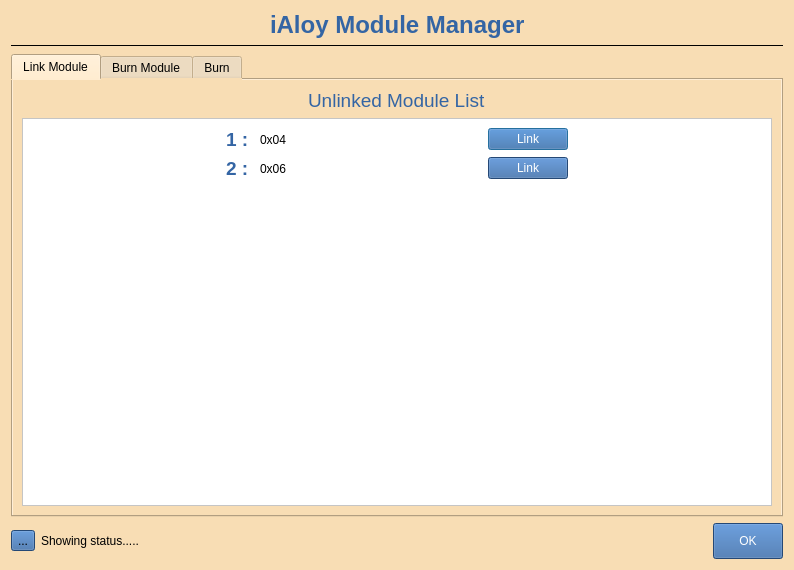
<?xml version="1.0" encoding="UTF-8"?>
<ui version="4.0">
 <class>module_manager</class>
 <widget class="QDialog" name="module_manager">
  <property name="geometry">
   <rect>
    <x>0</x>
    <y>0</y>
    <width>794</width>
    <height>570</height>
   </rect>
  </property>
  <property name="windowTitle">
   <string>Dialog</string>
  </property>
  <property name="styleSheet">
   <string notr="true">background-color: rgb(248, 221, 180);</string>
  </property>
  <layout class="QVBoxLayout" name="verticalLayout_7">
   <item>
    <layout class="QHBoxLayout" name="horizontalLayout_2">
     <item>
      <spacer name="horizontalSpacer_2">
       <property name="orientation">
        <enum>Qt::Horizontal</enum>
       </property>
       <property name="sizeHint" stdset="0">
        <size>
         <width>40</width>
         <height>20</height>
        </size>
       </property>
      </spacer>
     </item>
     <item alignment="Qt::AlignHCenter|Qt::AlignVCenter">
      <widget class="QLabel" name="head_label">
       <property name="text">
        <string>&lt;html&gt;&lt;head/&gt;&lt;body&gt;&lt;p&gt;&lt;span style=&quot; font-size:18pt; font-weight:600; color:#3465a4;&quot;&gt;iAloy Module Manager&lt;/span&gt;&lt;/p&gt;&lt;/body&gt;&lt;/html&gt;</string>
       </property>
      </widget>
     </item>
     <item>
      <spacer name="horizontalSpacer_3">
       <property name="orientation">
        <enum>Qt::Horizontal</enum>
       </property>
       <property name="sizeHint" stdset="0">
        <size>
         <width>40</width>
         <height>20</height>
        </size>
       </property>
      </spacer>
     </item>
    </layout>
   </item>
   <item>
    <widget class="Line" name="line">
     <property name="styleSheet">
      <string notr="true">border-top: 1px solid black;</string>
     </property>
     <property name="lineWidth">
      <number>1</number>
     </property>
     <property name="orientation">
      <enum>Qt::Horizontal</enum>
     </property>
    </widget>
   </item>
   <item>
    <widget class="QTabWidget" name="tabWidget">
     <property name="styleSheet">
      <string notr="true"/>
     </property>
     <property name="currentIndex">
      <number>0</number>
     </property>
     <property name="tabBarAutoHide">
      <bool>true</bool>
     </property>
     <widget class="QWidget" name="link_module_tab">
      <attribute name="title">
       <string>Link Module</string>
      </attribute>
      <layout class="QVBoxLayout" name="verticalLayout_8">
       <item>
        <layout class="QVBoxLayout" name="verticalLayout">
         <item>
          <layout class="QHBoxLayout" name="horizontalLayout_3">
           <item>
            <spacer name="horizontalSpacer_13">
             <property name="orientation">
              <enum>Qt::Horizontal</enum>
             </property>
             <property name="sizeType">
              <enum>QSizePolicy::Expanding</enum>
             </property>
             <property name="sizeHint" stdset="0">
              <size>
               <width>40</width>
               <height>20</height>
              </size>
             </property>
            </spacer>
           </item>
           <item>
            <widget class="QLabel" name="label">
             <property name="text">
              <string>&lt;html&gt;&lt;head/&gt;&lt;body&gt;&lt;p&gt;&lt;span style=&quot; font-size:14pt; color:#3465a4;&quot;&gt;Unlinked Module List&lt;/span&gt;&lt;/p&gt;&lt;/body&gt;&lt;/html&gt;</string>
             </property>
            </widget>
           </item>
           <item>
            <spacer name="horizontalSpacer_4">
             <property name="orientation">
              <enum>Qt::Horizontal</enum>
             </property>
             <property name="sizeHint" stdset="0">
              <size>
               <width>40</width>
               <height>20</height>
              </size>
             </property>
            </spacer>
           </item>
          </layout>
         </item>
         <item>
          <widget class="QScrollArea" name="scrollArea">
           <property name="styleSheet">
            <string notr="true">background-color: rgb(255, 255, 255);</string>
           </property>
           <property name="widgetResizable">
            <bool>true</bool>
           </property>
           <widget class="QWidget" name="scrollAreaWidgetContents">
            <property name="geometry">
             <rect>
              <x>0</x>
              <y>0</y>
              <width>750</width>
              <height>377</height>
             </rect>
            </property>
            <layout class="QVBoxLayout" name="verticalLayout_3">
             <property name="leftMargin">
              <number>9</number>
             </property>
             <item>
              <layout class="QVBoxLayout" name="verticalLayout_2">
               <item>
                <layout class="QHBoxLayout" name="horizontalLayout_4">
                 <item>
                  <spacer name="horizontalSpacer_12">
                   <property name="orientation">
                    <enum>Qt::Horizontal</enum>
                   </property>
                   <property name="sizeType">
                    <enum>QSizePolicy::Expanding</enum>
                   </property>
                   <property name="sizeHint" stdset="0">
                    <size>
                     <width>40</width>
                     <height>20</height>
                    </size>
                   </property>
                  </spacer>
                 </item>
                 <item>
                  <widget class="QLabel" name="label_2">
                   <property name="styleSheet">
                    <string notr="true"/>
                   </property>
                   <property name="text">
                    <string>&lt;html&gt;&lt;head/&gt;&lt;body&gt;&lt;p&gt;&lt;span style=&quot; font-size:14pt; font-weight:600; color:#3465a4;&quot;&gt;1 : &lt;/span&gt;&lt;/p&gt;&lt;/body&gt;&lt;/html&gt;</string>
                   </property>
                  </widget>
                 </item>
                 <item>
                  <widget class="QLabel" name="label_3">
                   <property name="text">
                    <string>0x04</string>
                   </property>
                  </widget>
                 </item>
                 <item>
                  <spacer name="horizontalSpacer_5">
                   <property name="orientation">
                    <enum>Qt::Horizontal</enum>
                   </property>
                   <property name="sizeHint" stdset="0">
                    <size>
                     <width>40</width>
                     <height>20</height>
                    </size>
                   </property>
                  </spacer>
                 </item>
                 <item>
                  <widget class="QPushButton" name="pushButton">
                   <property name="styleSheet">
                    <string notr="true">background-color: rgb(52, 101, 164);
color: rgb(255, 255, 255);
/*
padding-left: 10%;
padding-right: 10%;
*/</string>
                   </property>
                   <property name="text">
                    <string>Link</string>
                   </property>
                  </widget>
                 </item>
                 <item>
                  <spacer name="horizontalSpacer_15">
                   <property name="orientation">
                    <enum>Qt::Horizontal</enum>
                   </property>
                   <property name="sizeType">
                    <enum>QSizePolicy::Expanding</enum>
                   </property>
                   <property name="sizeHint" stdset="0">
                    <size>
                     <width>40</width>
                     <height>20</height>
                    </size>
                   </property>
                  </spacer>
                 </item>
                </layout>
               </item>
               <item>
                <layout class="QHBoxLayout" name="horizontalLayout_5">
                 <item>
                  <spacer name="horizontalSpacer_11">
                   <property name="orientation">
                    <enum>Qt::Horizontal</enum>
                   </property>
                   <property name="sizeType">
                    <enum>QSizePolicy::Expanding</enum>
                   </property>
                   <property name="sizeHint" stdset="0">
                    <size>
                     <width>40</width>
                     <height>20</height>
                    </size>
                   </property>
                  </spacer>
                 </item>
                 <item>
                  <widget class="QLabel" name="label_7">
                   <property name="text">
                    <string>&lt;html&gt;&lt;head/&gt;&lt;body&gt;&lt;p&gt;&lt;span style=&quot; font-size:14pt; font-weight:600; color:#3465a4;&quot;&gt;2 : &lt;/span&gt;&lt;/p&gt;&lt;/body&gt;&lt;/html&gt;</string>
                   </property>
                  </widget>
                 </item>
                 <item>
                  <widget class="QLabel" name="label_4">
                   <property name="text">
                    <string>0x06</string>
                   </property>
                  </widget>
                 </item>
                 <item>
                  <spacer name="horizontalSpacer_6">
                   <property name="orientation">
                    <enum>Qt::Horizontal</enum>
                   </property>
                   <property name="sizeHint" stdset="0">
                    <size>
                     <width>40</width>
                     <height>20</height>
                    </size>
                   </property>
                  </spacer>
                 </item>
                 <item>
                  <widget class="QPushButton" name="pushButton_2">
                   <property name="styleSheet">
                    <string notr="true">background-color: rgb(52, 101, 164);
color: rgb(255, 255, 255);
/*;
padding-left: 10%;
padding-right: 10%;
*/</string>
                   </property>
                   <property name="text">
                    <string>Link</string>
                   </property>
                  </widget>
                 </item>
                 <item>
                  <spacer name="horizontalSpacer_17">
                   <property name="orientation">
                    <enum>Qt::Horizontal</enum>
                   </property>
                   <property name="sizeType">
                    <enum>QSizePolicy::Expanding</enum>
                   </property>
                   <property name="sizeHint" stdset="0">
                    <size>
                     <width>40</width>
                     <height>20</height>
                    </size>
                   </property>
                  </spacer>
                 </item>
                </layout>
               </item>
               <item>
                <spacer name="verticalSpacer">
                 <property name="orientation">
                  <enum>Qt::Vertical</enum>
                 </property>
                 <property name="sizeHint" stdset="0">
                  <size>
                   <width>20</width>
                   <height>40</height>
                  </size>
                 </property>
                </spacer>
               </item>
              </layout>
             </item>
            </layout>
           </widget>
          </widget>
         </item>
        </layout>
       </item>
      </layout>
     </widget>
     <widget class="QWidget" name="burn_module_select_tab">
      <attribute name="title">
       <string>Burn Module</string>
      </attribute>
      <layout class="QVBoxLayout" name="verticalLayout_4" stretch="1,14">
       <item>
        <layout class="QHBoxLayout" name="horizontalLayout_8">
         <item>
          <spacer name="horizontalSpacer_19">
           <property name="orientation">
            <enum>Qt::Horizontal</enum>
           </property>
           <property name="sizeHint" stdset="0">
            <size>
             <width>40</width>
             <height>20</height>
            </size>
           </property>
          </spacer>
         </item>
         <item>
          <widget class="QLabel" name="label_6">
           <property name="text">
            <string>&lt;html&gt;&lt;head/&gt;&lt;body&gt;&lt;p align=&quot;center&quot;&gt;&lt;span style=&quot; font-size:14pt; color:#3465a4;&quot;&gt;Select the Address&lt;/span&gt;&lt;/p&gt;&lt;/body&gt;&lt;/html&gt;</string>
           </property>
          </widget>
         </item>
         <item>
          <spacer name="horizontalSpacer_18">
           <property name="orientation">
            <enum>Qt::Horizontal</enum>
           </property>
           <property name="sizeHint" stdset="0">
            <size>
             <width>40</width>
             <height>20</height>
            </size>
           </property>
          </spacer>
         </item>
        </layout>
       </item>
       <item>
        <layout class="QGridLayout" name="address_list_grid_layout"/>
       </item>
      </layout>
     </widget>
     <widget class="QWidget" name="burn_module_tab">
      <attribute name="title">
       <string>Burn</string>
      </attribute>
      <layout class="QVBoxLayout" name="verticalLayout_6">
       <item>
        <layout class="QVBoxLayout" name="verticalLayout_5">
         <item>
          <spacer name="verticalSpacer_4">
           <property name="orientation">
            <enum>Qt::Vertical</enum>
           </property>
           <property name="sizeHint" stdset="0">
            <size>
             <width>20</width>
             <height>40</height>
            </size>
           </property>
          </spacer>
         </item>
         <item>
          <layout class="QHBoxLayout" name="horizontalLayout_6">
           <property name="bottomMargin">
            <number>10</number>
           </property>
           <item>
            <spacer name="horizontalSpacer_7">
             <property name="orientation">
              <enum>Qt::Horizontal</enum>
             </property>
             <property name="sizeHint" stdset="0">
              <size>
               <width>40</width>
               <height>20</height>
              </size>
             </property>
            </spacer>
           </item>
           <item>
            <widget class="QComboBox" name="comboBox_2">
             <property name="styleSheet">
              <string notr="true">background-color: rgb(255, 255, 255);
color: rgb(52, 101, 164);

selection-background-color: rgb(52, 101, 164);
selection-color: rgb(255, 255, 255);</string>
             </property>
            </widget>
           </item>
           <item>
            <widget class="QComboBox" name="comboBox">
             <property name="styleSheet">
              <string notr="true">background-color: rgb(255, 255, 255);
color: rgb(52, 101, 164);

selection-background-color: rgb(52, 101, 164);
selection-color: rgb(255, 255, 255);</string>
             </property>
            </widget>
           </item>
           <item>
            <widget class="QToolButton" name="usb_refresh_tool_button">
             <property name="styleSheet">
              <string notr="true">background-color: rgb(52, 101, 164);</string>
             </property>
             <property name="text">
              <string>...</string>
             </property>
            </widget>
           </item>
           <item>
            <spacer name="horizontalSpacer_8">
             <property name="orientation">
              <enum>Qt::Horizontal</enum>
             </property>
             <property name="sizeHint" stdset="0">
              <size>
               <width>40</width>
               <height>20</height>
              </size>
             </property>
            </spacer>
           </item>
          </layout>
         </item>
         <item>
          <layout class="QHBoxLayout" name="horizontalLayout_7">
           <property name="topMargin">
            <number>10</number>
           </property>
           <item>
            <spacer name="horizontalSpacer_9">
             <property name="orientation">
              <enum>Qt::Horizontal</enum>
             </property>
             <property name="sizeHint" stdset="0">
              <size>
               <width>40</width>
               <height>20</height>
              </size>
             </property>
            </spacer>
           </item>
           <item>
            <widget class="QLabel" name="burn_status_label">
             <property name="text">
              <string>TextLabel</string>
             </property>
            </widget>
           </item>
           <item>
            <widget class="QPushButton" name="burn_button">
             <property name="styleSheet">
              <string notr="true">background-color: rgb(52, 101, 164);
color: rgb(255, 255, 255);
padding-top: 10%;
padding-bottom: 10%;
padding-left: 25%;
padding-right: 25%;</string>
             </property>
             <property name="text">
              <string>Burn</string>
             </property>
            </widget>
           </item>
           <item>
            <spacer name="horizontalSpacer_10">
             <property name="orientation">
              <enum>Qt::Horizontal</enum>
             </property>
             <property name="sizeHint" stdset="0">
              <size>
               <width>40</width>
               <height>20</height>
              </size>
             </property>
            </spacer>
           </item>
          </layout>
         </item>
         <item>
          <spacer name="verticalSpacer_3">
           <property name="orientation">
            <enum>Qt::Vertical</enum>
           </property>
           <property name="sizeHint" stdset="0">
            <size>
             <width>20</width>
             <height>40</height>
            </size>
           </property>
          </spacer>
         </item>
         <item>
          <widget class="QProgressBar" name="progressBar">
           <property name="styleSheet">
            <string notr="true">background-color: rgb(255, 255, 255);</string>
           </property>
           <property name="value">
            <number>24</number>
           </property>
          </widget>
         </item>
         <item>
          <spacer name="verticalSpacer_2">
           <property name="orientation">
            <enum>Qt::Vertical</enum>
           </property>
           <property name="sizeHint" stdset="0">
            <size>
             <width>20</width>
             <height>40</height>
            </size>
           </property>
          </spacer>
         </item>
         <item>
          <widget class="QTextEdit" name="burn_console">
           <property name="styleSheet">
            <string notr="true">background-color: rgb(255, 255, 255);</string>
           </property>
          </widget>
         </item>
        </layout>
       </item>
      </layout>
     </widget>
    </widget>
   </item>
   <item>
    <layout class="QHBoxLayout" name="horizontalLayout">
     <item>
      <widget class="QToolButton" name="refresh_tool_button">
       <property name="styleSheet">
        <string notr="true">background-color: rgb(52, 101, 164);</string>
       </property>
       <property name="text">
        <string>...</string>
       </property>
      </widget>
     </item>
     <item>
      <widget class="QLabel" name="overall_module_status">
       <property name="text">
        <string>Showing status.....</string>
       </property>
      </widget>
     </item>
     <item>
      <spacer name="horizontalSpacer">
       <property name="orientation">
        <enum>Qt::Horizontal</enum>
       </property>
       <property name="sizeHint" stdset="0">
        <size>
         <width>40</width>
         <height>20</height>
        </size>
       </property>
      </spacer>
     </item>
     <item>
      <widget class="QPushButton" name="ok_btn">
       <property name="styleSheet">
        <string notr="true">background-color: rgb(52, 101, 164);
color: rgb(255, 255, 255);
padding-top: 10%;
padding-bottom: 10%;
padding-left: 25%;
padding-right: 25%;</string>
       </property>
       <property name="text">
        <string>OK</string>
       </property>
      </widget>
     </item>
    </layout>
   </item>
  </layout>
 </widget>
 <resources/>
 <connections>
  <connection>
   <sender>ok_btn</sender>
   <signal>clicked()</signal>
   <receiver>module_manager</receiver>
   <slot>close()</slot>
   <hints>
    <hint type="sourcelabel">
     <x>756</x>
     <y>706</y>
    </hint>
    <hint type="destinationlabel">
     <x>787</x>
     <y>706</y>
    </hint>
   </hints>
  </connection>
 </connections>
</ui>
